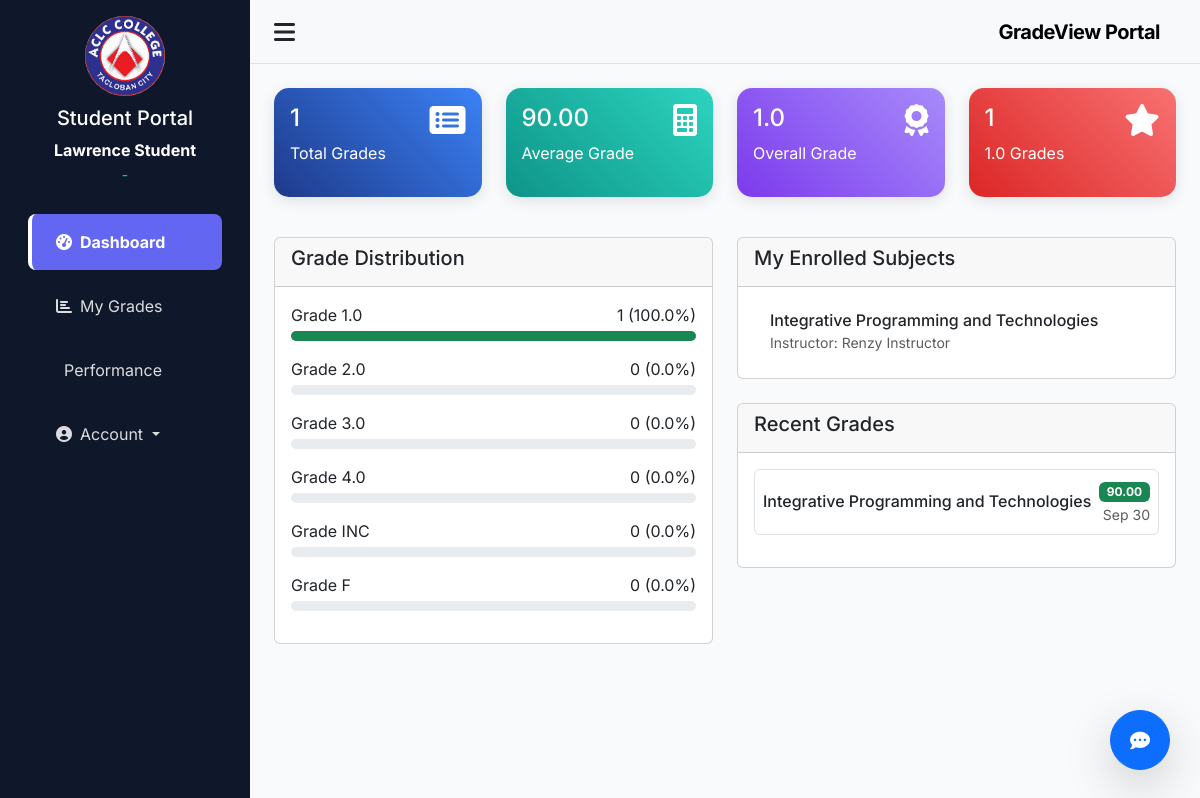
Page /students.php (signed in) on the committed database.
### tables this page shows
CREATE TABLE `settings` (
  `id` int(11) NOT NULL AUTO_INCREMENT,
  `setting_key` varchar(50) NOT NULL,
  `setting_value` text DEFAULT NULL,
  PRIMARY KEY (`id`),
  UNIQUE KEY `setting_key` (`setting_key`)
);

CREATE TABLE `grades` (
  `id` int(11) NOT NULL,
  `student_id` int(11) DEFAULT NULL,
  `subject_id` int(11) DEFAULT NULL,
  `teacher_id` int(11) DEFAULT NULL,
  `prelim_quiz` decimal(5,2) DEFAULT 0.00,
  `prelim_class_standing` decimal(5,2) DEFAULT 0.00,
  `prelim_attendance` decimal(5,2) DEFAULT 0.00,
  `prelim_laboratory` decimal(5,2) DEFAULT 0.00,
  `prelim_online` decimal(5,2) DEFAULT 0.00,
  `prelim_exam` decimal(5,2) DEFAULT 0.00,
  `prelim` decimal(5,2) DEFAULT 0.00,
  `midterm_quiz` decimal(5,2) DEFAULT 0.00,
  `midterm_class_standing` decimal(5,2) DEFAULT 0.00,
  `midterm_attendance` decimal(5,2) DEFAULT 0.00,
  `midterm_laboratory` decimal(5,2) DEFAULT 0.00,
  `midterm_online` decimal(5,2) DEFAULT 0.00,
  `midterm_exam` decimal(5,2) DEFAULT 0.00,
  `midterm` decimal(5,2) DEFAULT 0.00,
  `prefinal_quiz` decimal(5,2) DEFAULT 0.00,
  `prefinal_class_standing` decimal(5,2) DEFAULT 0.00,
  `prefinal_attendance` decimal(5,2) DEFAULT 0.00,
  `prefinal_laboratory` decimal(5,2) DEFAULT 0.00,
  `prefinal_online` decimal(5,2) DEFAULT 0.00,
  `prefinal_exam` decimal(5,2) DEFAULT 0.00,
  `prefinal` decimal(5,2) DEFAULT 0.00,
  `final_quiz` decimal(5,2) DEFAULT 0.00,
  `final_class_standing` decimal(5,2) DEFAULT 0.00,
  `final_attendance` decimal(5,2) DEFAULT 0.00,
  `final_laboratory` decimal(5,2) DEFAULT 0.00,
  `final_online` decimal(5,2) DEFAULT 0.00,
  `final_exam` decimal(5,2) DEFAULT 0.00,
  `final` decimal(5,2) DEFAULT 0.00,
  `grade` decimal(5,2) NOT NULL,
  `remarks` text DEFAULT NULL,
  `graded_at` timestamp NOT NULL DEFAULT current_timestamp()
);

CREATE TABLE `subjects` (
  `id` int(11) NOT NULL,
  `name` varchar(100) NOT NULL,
  `code` varchar(20) NOT NULL,
  `description` text DEFAULT NULL
);

CREATE TABLE `users` (
  `id` int(11) NOT NULL,
  `username` varchar(50) NOT NULL,
  `password` varchar(255) NOT NULL,
  `email` varchar(100) DEFAULT NULL,
  `role` enum('admin','teacher','student') NOT NULL,
  `first_name` varchar(50) DEFAULT NULL,
  `last_name` varchar(50) DEFAULT NULL,
  `suffix` varchar(10) DEFAULT NULL,
  `age` int(11) DEFAULT NULL,
  `birth_date` date DEFAULT NULL,
  `sex` enum('Male','Female') DEFAULT NULL,
  `phone_number` varchar(15) DEFAULT NULL,
  `course` varchar(50) DEFAULT NULL,
  `year_level` varchar(20) DEFAULT NULL,
  `home_address` text DEFAULT NULL,
  `city` varchar(50) DEFAULT NULL,
  `province` varchar(50) DEFAULT NULL,
  `guardian_name` varchar(100) DEFAULT NULL,
  `guardian_occupation` varchar(100) DEFAULT NULL,
  `guardian_status` varchar(50) DEFAULT NULL,
  `guardian_phone` varchar(15) DEFAULT NULL,
  `guardian_address` text DEFAULT NULL,
  `status` enum('active','archived') NOT NULL DEFAULT 'active',
  `created_at` timestamp NOT NULL DEFAULT current_timestamp()
);

### students.php (the view, shortened to what the rows shown need)
<?php
include 'includes/conn.php';
include 'includes/functions.php';
$student_id = $_SESSION['user_id'];
$student_info = getStudentInfo($pdo, $student_id);
$active_tab = $_GET['tab'] ?? 'dashboard';
$search = $_GET['search'] ?? '';
$grades_stmt = $pdo->prepare("
    SELECT g.*, s.name as subject_name,
           u.first_name as teacher_first, u.last_name as teacher_last
    FROM grades g
    JOIN subjects s ON g.subject_id = s.id
    JOIN users u ON g.teacher_id = u.id
    WHERE g.student_id = ? " . ($search ? "AND s.name LIKE ?" : "") . "
    ORDER BY g.graded_at DESC
");
$params = [$student_id];
$grades_stmt->execute($params);
$grades = $grades_stmt->fetchAll();
?>
<!DOCTYPE html>
<html lang="en">
<head>
    <link href="https://cdn.jsdelivr.net/npm/bootstrap@5.3.0/dist/css/bootstrap.min.css" rel="stylesheet">
    <link href="https://cdnjs.cloudflare.com/ajax/libs/font-awesome/6.0.0/css/all.min.css" rel="stylesheet">
</head>
<body>
    <div class="container-fluid p-0">
        <div class="sidebar" id="sidebar">
            <div class="d-flex flex-column p-3">
                <div class="text-center mb-4">
                        <img src="<?php echo getSystemSetting($pdo, 'system_logo', 'image/aclc.jpg'); ?>" alt="Logo" style="width: 80px; height: 80px; margin-bottom: 10px; border-radius: 50%; object-fit: cover;">
                        <h5>Student Portal</h5>
                        <div class="fw-bold"><?php echo $_SESSION['first_name'] . ' ' . $_SESSION['last_name']; ?></div>
                        <small class="text-info"><?php echo $student_info['course'] . ' - ' . $student_info['year_level']; ?></small>
                    </div>
                </div>
            </div>
        <div class="main-content" id="main-content">
            <div class="px-4 py-4">
                <div class="tab-content">
                    <div class="tab-pane fade <?php echo $active_tab === 'dashboard' ? 'show active' : ''; ?>" id="dashboard">
                        <div class="row">
                            <div class="col-md-6">
                                <div class="card mb-4">
                                    <div class="card-body">
                                        <div class="list-group list-group-flush">
                                            <?php foreach ($grades as $grade): ?>
                                                <div class="list-group-item d-flex justify-content-between align-items-center">
                                                    <div>
                                                        <h6 class="mb-0"><?php echo $grade['subject_name']; ?></h6>
                                                        <small class="text-muted">Instructor: <?php echo $grade['teacher_first'] . ' ' . $grade['teacher_last']; ?></small>
                                                    </div>
                                                </div>
                                            <?php endforeach; ?>
                                        </div>
                                    </div>
                                </div>
                                <div class="card">
                                    <div class="card-body">
                                        <?php foreach (array_slice($grades, 0, 5) as $grade):
                                            $grade_color = getGradeColor($grade['grade']);
                                            ?>
                                            <div
                                                class="d-flex justify-content-between align-items-center mb-3 p-2 border rounded">
                                                <div>
                                                    <h6 class="mb-0"><?php echo $grade['subject_name']; ?></h6>
                                                </div>
                                                <div class="text-end">
                                                    <span class="badge bg-<?php echo $grade_color; ?>">
                                                        <?php echo $grade['grade']; ?>
                                                    </span>
                                                    <div>
                                                        <small
                                                            class="text-muted"><?php echo date('M j', strtotime($grade['graded_at'])); ?></small>
                                                    </div>
                                                </div>
                                            </div>
                                        <?php endforeach; ?>
                                    </div>
                                </div>
                            </div>
                        </div>
                    </div>
                </div>
            </div>
        </div>
    </div>
</body>
</html>

### rows in the picture
settings: setting_value (picture)
grades: subject.name "Integrative Programming and Technologies", teacher.first_name "Renzy", teacher.last_name "Instructor", grade "90.00", graded_at "Sep 30"

### other values in the picture
$_SESSION['first_name'] "Lawrence"
$_SESSION['last_name'] "Student"
$total_grades "1"
$average_grade "90.00"
calculateGradePoint($average_grade) "1.0"
$grade_distribution['1.0'] "1"
$letter "1.0"
$count "1"
$percentage "100.0"
$letter "2.0"
$count "0"
$percentage "0.0"
$letter "3.0"
$letter "4.0"
$letter "INC"
